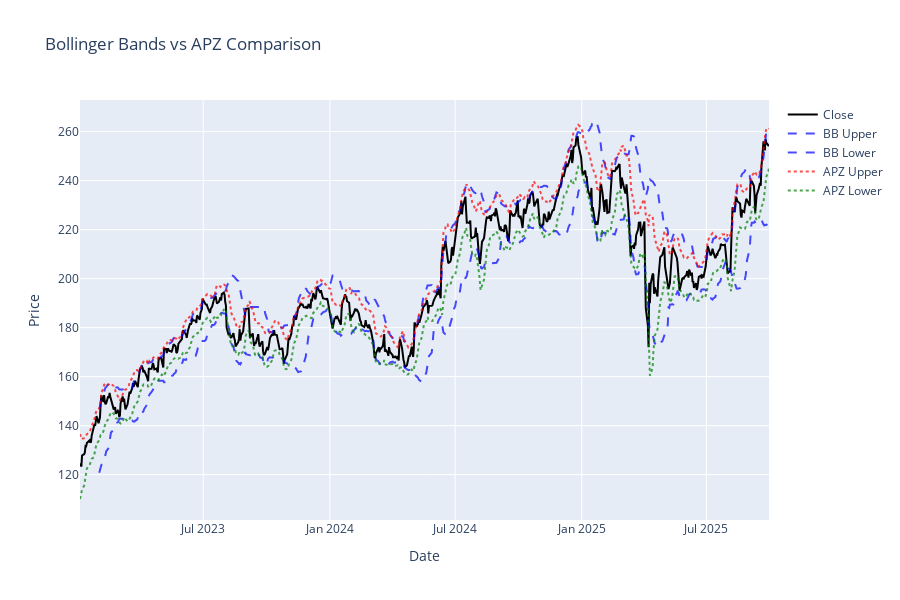

This figure's notebook cell:
### Markdown cell above
## Bollinger Bands vs APZ Comparison

### Code cell
fig = go.Figure()

# Price
fig.add_trace(go.Scatter(x=df["date"], y=df["close"], name="Close", line={"color": "black", "width": 2}))

# Bollinger Bands
fig.add_trace(
    go.Scatter(x=df["date"], y=df["bb_upper"], name="BB Upper", line={"color": "blue", "dash": "dash"}, opacity=0.7)
)
fig.add_trace(
    go.Scatter(x=df["date"], y=df["bb_lower"], name="BB Lower", line={"color": "blue", "dash": "dash"}, opacity=0.7)
)

# APZ
fig.add_trace(
    go.Scatter(x=df["date"], y=df["apz_upper"], name="APZ Upper", line={"color": "red", "dash": "dot"}, opacity=0.7)
)
fig.add_trace(
    go.Scatter(x=df["date"], y=df["apz_lower"], name="APZ Lower", line={"color": "green", "dash": "dot"}, opacity=0.7)
)

fig.update_layout(height=600, title_text="Bollinger Bands vs APZ Comparison", xaxis_title="Date", yaxis_title="Price")
fig.show()

print("BB = Standard deviation based")
print("APZ = Double-smoothed EMA based (more adaptive)")

### Figure 1 — Plotly figure (JSON) as saved in the notebook; plotly's stock layout.template omitted (floating-point values rounded to 4 significant figures; data arrays with more than 128 entries replaced by an {"elided": "..."} marker saying what was removed)
{"data": [{"line": {"color": "black", "width": 2}, "name": "Close", "type": "scatter", "x": {"elided": "688 str values"}, "y": {"elided": "688 float values"}}, {"line": {"color": "blue", "dash": "dash"}, "name": "BB Upper", "opacity": 0.7, "type": "scatter", "x": {"elided": "688 str values"}, "y": {"elided": "688 float values"}}, {"line": {"color": "blue", "dash": "dash"}, "name": "BB Lower", "opacity": 0.7, "type": "scatter", "x": {"elided": "688 str values"}, "y": {"elided": "688 float values"}}, {"line": {"color": "red", "dash": "dot"}, "name": "APZ Upper", "opacity": 0.7, "type": "scatter", "x": {"elided": "688 str values"}, "y": {"elided": "688 float values"}}, {"line": {"color": "green", "dash": "dot"}, "name": "APZ Lower", "opacity": 0.7, "type": "scatter", "x": {"elided": "688 str values"}, "y": {"elided": "688 float values"}}], "layout": {"height": 600, "title": {"text": "Bollinger Bands vs APZ Comparison"}, "xaxis": {"title": {"text": "Date"}}, "yaxis": {"title": {"text": "Price"}}}}
